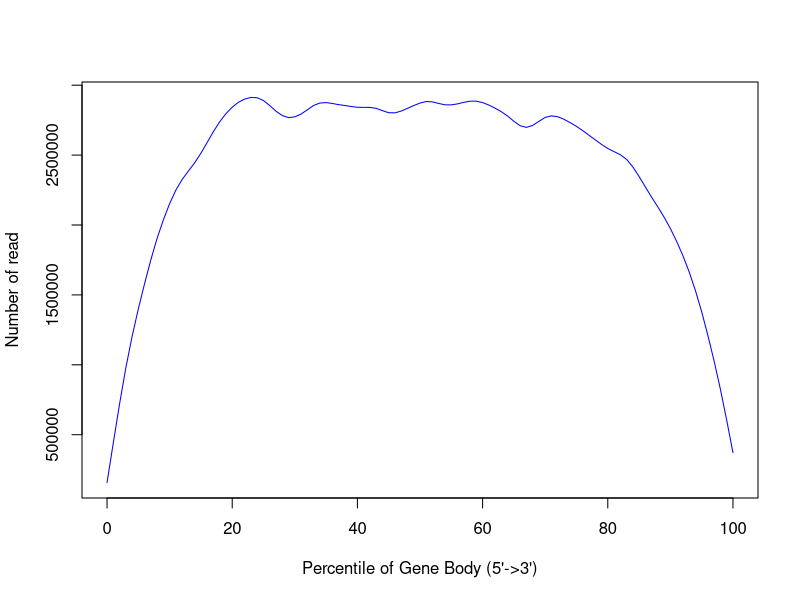

Here is the R script that generated this plot:
png('/rds/user/is460/hpc-work/muscle-rnaseq/ezbamqc/output/figs/srpk3_wt_ttnb_het_9.geneBodyCoverage.png',width=500,height=500,units='px')
x=c(0,1,2,3,4,5,6,7,8,9,10,11,12,13,14,15,16,17,18,19,20,21,22,23,24,25,26,27,28,29,30,31,32,33,34,35,36,37,38,39,40,41,42,43,44,45,46,47,48,49,50,51,52,53,54,55,56,57,58,59,60,61,62,63,64,65,66,67,68,69,70,71,72,73,74,75,76,77,78,79,80,81,82,83,84,85,86,87,88,89,90,91,92,93,94,95,96,97,98,99,100)
y=c(152645,419965,720356,1016623,1211836,1382557,1557437,1766156,1913371,2036084,2132475,2271143,2357229,2359895,2422410,2525810,2569321,2680405,2754930,2782379,2855772,2872482,2886013,2934230,2898189,2911597,2864269,2801332,2767357,2764108,2771193,2792240,2805148,2880113,2887377,2882937,2849955,2852758,2873159,2843097,2830781,2833819,2848440,2863538,2817816,2780084,2787170,2824997,2839035,2848330,2867263,2897910,2906195,2850257,2849038,2856334,2857999,2885975,2887483,2894136,2875907,2857271,2827436,2812595,2791499,2769874,2678915,2672846,2708455,2737313,2793503,2800116,2771102,2746386,2726514,2712209,2676201,2638858,2610217,2580029,2542981,2491418,2522562,2494357,2420444,2337406,2271750,2181494,2127700,2068739,1974673,1878686,1778373,1667714,1538317,1385802,1194242,1024833,836249,618133,349235)
smoothsp = smooth.spline(x,y,spar=0.35)
plot(smoothsp,type="l",col="blue",xlab="Percentile of Gene Body (5'->3')",ylab="Number of read",xlim=c(0,100))
dev.state = dev.off()